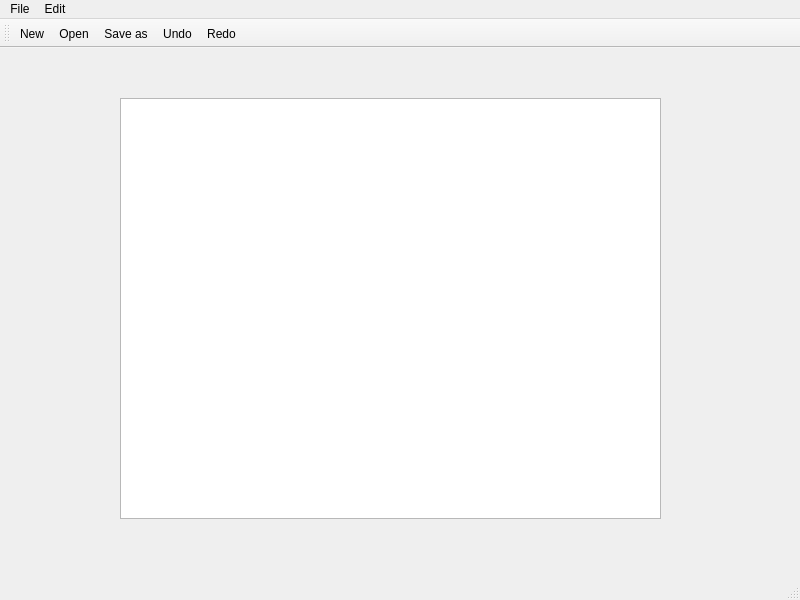
<?xml version="1.0" encoding="UTF-8"?>
<ui version="4.0">
 <class>MainWindow</class>
 <widget class="QMainWindow" name="MainWindow">
  <property name="geometry">
   <rect>
    <x>0</x>
    <y>0</y>
    <width>800</width>
    <height>600</height>
   </rect>
  </property>
  <property name="windowTitle">
   <string>MainWindow</string>
  </property>
  <widget class="QWidget" name="centralwidget">
   <widget class="QWidget" name="verticalLayoutWidget">
    <property name="geometry">
     <rect>
      <x>120</x>
      <y>50</y>
      <width>541</width>
      <height>421</height>
     </rect>
    </property>
    <layout class="QVBoxLayout" name="verticalLayout_2">
     <item>
      <widget class="QTextEdit" name="textEdit"/>
     </item>
    </layout>
   </widget>
  </widget>
  <widget class="QMenuBar" name="menubar">
   <property name="geometry">
    <rect>
     <x>0</x>
     <y>0</y>
     <width>800</width>
     <height>31</height>
    </rect>
   </property>
   <widget class="QMenu" name="menuFile">
    <property name="title">
     <string>File</string>
    </property>
    <addaction name="actionNew"/>
    <addaction name="actionOpen"/>
    <addaction name="actionSave_as"/>
    <addaction name="actionPrint"/>
    <addaction name="actionExit"/>
   </widget>
   <widget class="QMenu" name="menuEdit">
    <property name="title">
     <string>Edit</string>
    </property>
    <addaction name="actionCopy"/>
    <addaction name="actionPaste"/>
    <addaction name="actionCut"/>
    <addaction name="actionUndo"/>
    <addaction name="actionRedo"/>
   </widget>
   <addaction name="menuFile"/>
   <addaction name="menuEdit"/>
  </widget>
  <widget class="QStatusBar" name="statusbar"/>
  <widget class="QToolBar" name="toolBar">
   <property name="windowTitle">
    <string>toolBar</string>
   </property>
   <attribute name="toolBarArea">
    <enum>TopToolBarArea</enum>
   </attribute>
   <attribute name="toolBarBreak">
    <bool>false</bool>
   </attribute>
   <addaction name="actionNew"/>
   <addaction name="actionOpen"/>
   <addaction name="actionSave_as"/>
   <addaction name="actionUndo"/>
   <addaction name="actionRedo"/>
  </widget>
  <action name="actionNew">
   <property name="icon">
    <iconset resource="Resources.qrc">
     <normaloff>:/imgs/icons/new-document.png</normaloff>
     <normalon>:/imgs/icons/New.bmp</normalon>:/imgs/icons/new-document.png</iconset>
   </property>
   <property name="text">
    <string>New</string>
   </property>
  </action>
  <action name="actionOpen">
   <property name="icon">
    <iconset resource="Resources.qrc">
     <normaloff>:/imgs/icons/share.png</normaloff>:/imgs/icons/share.png</iconset>
   </property>
   <property name="text">
    <string>Open</string>
   </property>
  </action>
  <action name="actionSave_as">
   <property name="icon">
    <iconset resource="Resources.qrc">
     <normaloff>:/imgs/icons/diskette.png</normaloff>:/imgs/icons/diskette.png</iconset>
   </property>
   <property name="text">
    <string>Save as</string>
   </property>
  </action>
  <action name="actionPrint">
   <property name="icon">
    <iconset resource="Resources.qrc">
     <normaloff>:/imgs/icons/printing.png</normaloff>:/imgs/icons/printing.png</iconset>
   </property>
   <property name="text">
    <string>Print</string>
   </property>
  </action>
  <action name="actionExit">
   <property name="icon">
    <iconset resource="Resources.qrc">
     <normaloff>:/imgs/icons/cancel.png</normaloff>:/imgs/icons/cancel.png</iconset>
   </property>
   <property name="text">
    <string>Exit</string>
   </property>
  </action>
  <action name="actionCopy">
   <property name="icon">
    <iconset resource="Resources.qrc">
     <normaloff>:/imgs/icons/files-copy-interface-symbol.png</normaloff>:/imgs/icons/files-copy-interface-symbol.png</iconset>
   </property>
   <property name="text">
    <string>Copy</string>
   </property>
  </action>
  <action name="actionPaste">
   <property name="icon">
    <iconset resource="Resources.qrc">
     <normaloff>:/imgs/icons/paste.png</normaloff>:/imgs/icons/paste.png</iconset>
   </property>
   <property name="text">
    <string>Paste</string>
   </property>
  </action>
  <action name="actionCut">
   <property name="icon">
    <iconset resource="Resources.qrc">
     <normaloff>:/imgs/icons/cut.png</normaloff>:/imgs/icons/cut.png</iconset>
   </property>
   <property name="text">
    <string>Cut</string>
   </property>
  </action>
  <action name="actionUndo">
   <property name="icon">
    <iconset resource="Resources.qrc">
     <normaloff>:/imgs/icons/undo-circular-arrow.png</normaloff>:/imgs/icons/undo-circular-arrow.png</iconset>
   </property>
   <property name="text">
    <string>Undo</string>
   </property>
  </action>
  <action name="actionRedo">
   <property name="icon">
    <iconset resource="Resources.qrc">
     <normaloff>:/imgs/icons/redo.png</normaloff>:/imgs/icons/redo.png</iconset>
   </property>
   <property name="text">
    <string>Redo</string>
   </property>
  </action>
 </widget>
 <resources>
  <include location="Resources.qrc"/>
 </resources>
 <connections/>
</ui>
